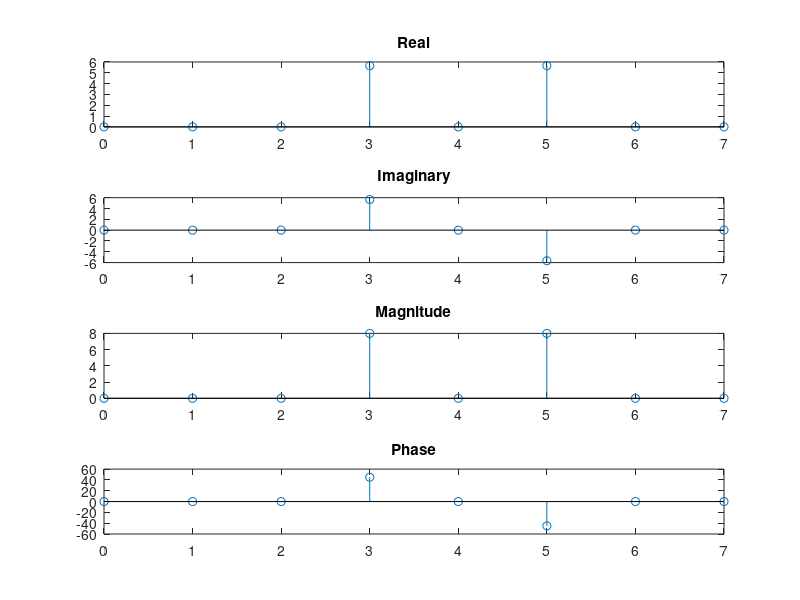

Source code (MATLAB):
close all
clear

N=8;
n=[0:N-1]';
fs=4000;
ts=1/fs;
f0=1500;
th=pi/4;
xn=2*cos(2*pi*f0*n*ts + th);
% figure
% stem(n,[xn])

y = fft(xn)                             % Compute DFT of x
m = abs(y);                               % Magnitude
y(m<1e-6) = 0;
p = unwrap(angle(y));                     % Phase

figure
subplot(4,1,1)
stem(n,real(y))
title('Real')
subplot(4,1,2)
stem(n,imag(y))
title('Imaginary')
subplot(4,1,3)
stem(n,m)
title('Magnitude')
subplot(4,1,4)
stem(n,p*180/pi)
title('Phase')

